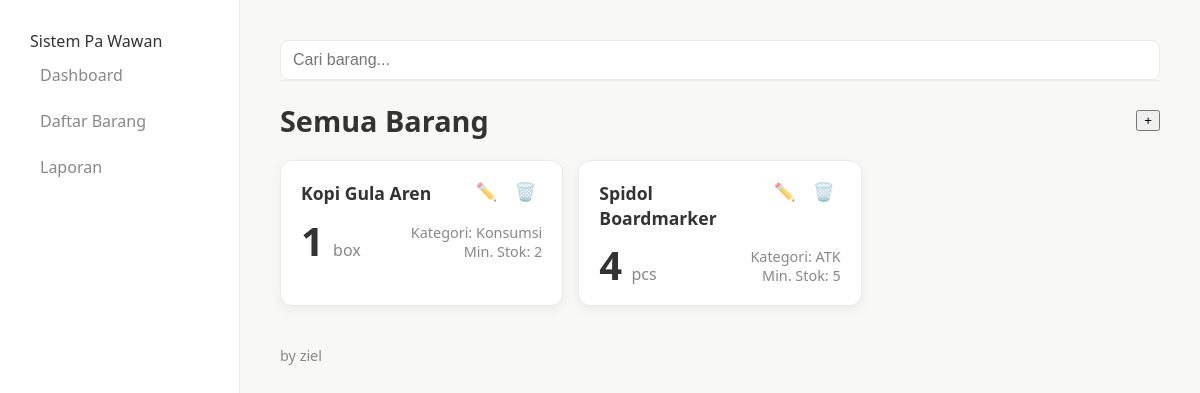
The app's page /daftar-barang, older data.
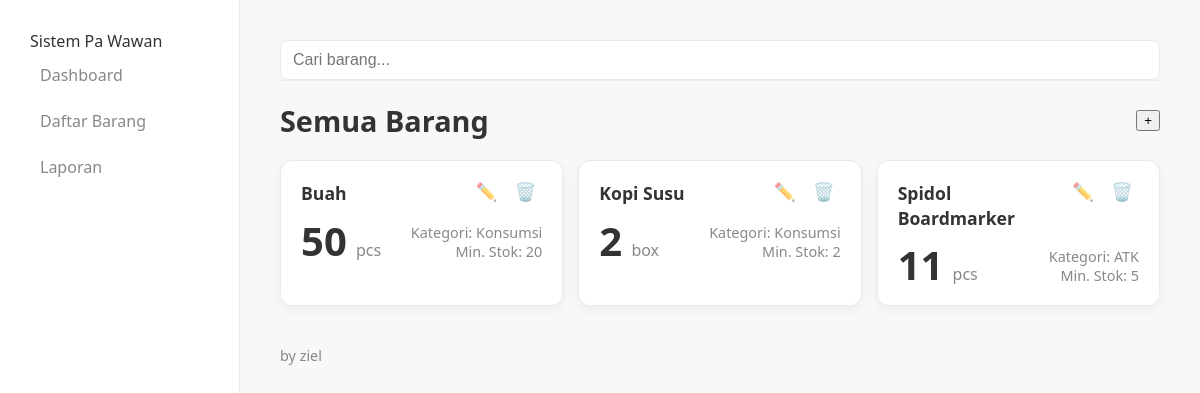
The same page, newer data.
### app.py (models this page shows, shortened)
class Product(db.Model):
    __tablename__ = 'products'
    id = db.Column(db.Integer, primary_key=True)
    nama_barang = db.Column(db.String(255), nullable=False)
    sku = db.Column(db.String(100), unique=True, nullable=True)
    satuan= db.Column(db.String(50), nullable=False)
    kategori = db.Column(db.String(100), nullable=True)
    stok = db.Column(db.Integer, nullable=False, default=0)
    stock_minimum = db.Column(db.Integer, nullable=True,default=0)
    deskripsi = db.Column(db.Text, nullable=True)
    created_by = db.Column(db.Integer, db.ForeignKey('users.id'))
    created_at = db.Column(
        db.DateTime(timezone=True),
        server_default=func.now()
    )
    updated_at = db.Column(
        db.DateTime(timezone=True),
        server_default=func.now(),
        onupdate=func.now()
    )

### app.py (the view)
@app.route('/daftar-barang')
def daftar_barang():
    return render_template('daftar-barang.html')

### app.py (called while the page is built)
@app.context_processor
def inject_products():
    try:
        products = Product.query.order_by(Product.nama_barang).all()
        return dict(list_semua_barang=products)
    except:
        return dict(list_semua_barang=[])

### templates/daftar-barang.html (shortened to what this page needs)
{% extends "layout.html" %}
{% block content %}
    <div class="page-header">
        <h2>Semua Barang</h2>
        <button class="btn-circle" id="btnShowProductModalDesktop">+</button>
    </div>
    <div class="item-list-container">
        {% for barang in list_semua_barang %}
        <div class="item-card">
            <div class="item-card-header">
                <h3>{{ barang.nama_barang }}</h3>
                <div class="card-actions">
                    <button class="action-btn edit-btn"
                        data-id="{{ barang.id }}"
                        data-nama="{{ barang.nama_barang }}"
                        data-satuan="{{ barang.satuan }}"
                        data-kategori="{{ barang.kategori }}"
                        data-min="{{ barang.stock_minimum }}">
                        ✏️
                    </button>
                    <button class="action-btn delete-btn" data-id="{{ barang.id }}" data-nama="{{ barang.nama_barang }}">
                        🗑️
                    </button>
                </div>
            </div>
            <div class="item-card-body">
                <div class="item-stock-info">
                    <strong>{{ barang.stok }}</strong>
                    <span>{{ barang.satuan }}</span>
                </div>
                <div class="item-meta-info">
                    <span>Kategori: {{ barang.kategori }}</span>
                    <span>Min. Stok: {{ barang.stock_minimum }}</span>
                </div>
            </div>
        </div>
        {% endfor %}
    </div>
{% endblock %}

### templates/layout.html (shortened to what this page needs)
<!DOCTYPE html>
<html lang="id">
<head>
    <link rel="stylesheet" href="{{ url_for('static', filename='style.css') }}">
</head>
<body>
    <aside class="sidebar" id="sidebar">
        <div class_logo" ...>Sistem Pa Wawan</div>
        <nav>
            <ul>
                <li><a href="{{ url_for('dashboard') }}">Dashboard</a></li>
                <li><a href="{{ url_for('daftar_barang') }}">Daftar Barang</a></li>
                <li><a href="{{ url_for('laporan') }}">Laporan</a></li>
            </ul>
        </nav>
    </aside>
    <div class="app-container">
        <main class="main-content">
            <div class="search-bar-container" id="searchBarContainer">
                <div style="position: relative;">
                    <input type="text" id="globalSearchInput" placeholder="Cari barang..." autocomplete="off">
                </div>
            </div>
            {% block content %}
            {% endblock %}
            <footer class="app-footer">by ziel</footer>
        </main>
    </div>
</body>
</html>

### static/style.css (style rules this page uses)
:root { --bg-body: #f8f8f6; --bg-container: #ffffff; --text-primary: #333333; --text-secondary: #888888; --border-color: #eaeaea; --accent-primary: #4a4a4a; --accent-primary-hover: #222222; --accent-secondary: #f0f0f0; --accent-danger: #e74c3c; --font-main: system-ui, -apple-system, "Segoe UI", Roboto, "Helvetica Neue", Arial, sans-serif; --radius-small: 8px; --radius-medium: 12px; --radius-large: 16px; --shadow-soft: 0 4px 12px rgba(0, 0, 0, 0.05); }
* { box-sizing: border-box; }
body { font-family: var(--font-main); background-color: var(--bg-body); color: var(--text-primary); margin: 0; }
h1, h2, h3 { margin: 0 0 1rem 0; font-weight: 600; }
a { color: var(--accent-primary); text-decoration: none; }
ul { list-style: none; padding: 0; margin: 0; }
.sidebar { display: block; position: fixed; left: 0; top: 0; width: 260px; height: 100%; z-index: 300; background: var(--bg-container); padding: 30px; border-right: 1px solid var(--border-color); box-shadow: 0 0 20px rgba(0,0,0,0.1); transform: translateX(-100%); transition: transform 0.3s ease-out; visibility: hidden; }
.app-container { width: 100%; }
.search-bar-container { background: var(--bg-container); padding: 10px 15px; border-bottom: 1px solid var(--border-color); position: sticky; top: 57px; z-index: 99; display: none; }
.search-bar-container input { width: 100%; padding: 10px 12px; border-radius: var(--radius-small); border: 1px solid var(--border-color); font-size: 1rem; }
.main-content { padding: 20px; padding-bottom: 110px; }
.app-footer { text-align: center; margin-top: 40px; color: var(--text-secondary); font-size: 0.9rem; }
@media (min-width: 768px) { .app-header, .search-bar-container, .mobile-action-bar { display: none; } }
@media (min-width: 768px) { .search-bar-container { display: block; position: static; top :auto; border-bottom: 1px solid var(--border-color); padding: 0; background: none; margin-bottom: 20px; } }
@media (min-width: 768px) { .sidebar { display: block; width: 240px; height: 100vh; position: fixed; left: 0; top: 0; z-index: 200; transform: translateX(0); visibility: visible; box-shadow: none; padding: 30px; } }
@media (min-width: 768px) { .sidebar nav a { display: block; padding: 12px 10px; color: var(--text-secondary); font-weight: 500; border-radius: var(--radius-small); } }
@media (min-width: 768px) { .main-content { margin-left: 240px; padding: 40px; padding-bottom: 40px; } }
@media (min-width: 768px) { .app-footer { text-align: left; margin-left: 0; } }
.page-header { display: none; justify-content: space-between; align-items: center; margin-bottom: 20px; }
.page-header h2 { margin: 0; font-size: 1.8rem; }
.item-list-container { display: grid; grid-template-columns: 1fr; gap: 15px; margin-top: 20px; }
.item-card { background: var(--bg-container); border: 1px solid var(--border-color); border-radius: var(--radius-medium); box-shadow: var(--shadow-soft); padding: 20px; transition: transform 0.2s ease, box-shadow 0.2s ease; }
.item-card-header { display: flex; justify-content: space-between; align-items: flex-start; margin-bottom: 15px; }
.item-card-header h3 { margin: 0; font-size: 1.1rem; line-height: 1.4; flex-grow: 1; padding-right: 10px; }
.item-card-body { display: flex; justify-content: space-between; align-items: flex-end; }
.item-stock-info strong { font-size: 2.5rem; font-weight: 700; line-height: 1; color: var(--text-primary); }
.item-stock-info span { font-size: 1rem; color: var(--text-secondary); margin-left: 5px; }
.item-meta-info { display: flex; flex-direction: column; align-items: flex-end; font-size: 0.9rem; color: var(--text-secondary); }
@media (min-width: 768px) { .page-header { display: flex; } }
@media (min-width: 768px) { .item-list-container { grid-template-columns: repeat(2, 1fr); } }
@media (min-width: 1024px) { .item-list-container { grid-template-columns: repeat(3, 1fr); } }
.card-actions { display: flex; gap: 5px; }
.action-btn { background: none; border: none; font-size: 1.1rem; cursor: pointer; opacity: 0.6; transition: opacity 0.2s; }

Row changes from the older to the newer data that the page shows:
added Product: nama_barang "Buah", stok "50", satuan "pcs", kategori "Konsumsi", stock_minimum "20"
changed Product "box": nama_barang "Kopi Gula Aren" → "Kopi Susu"; stok "1" → "2"
changed Product "Spidol Boardmarker": stok "4" → "11"
